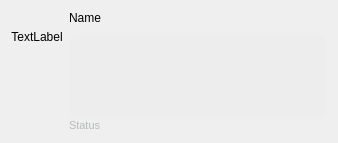
<?xml version="1.0" encoding="UTF-8"?>
<ui version="4.0">
 <class>ChatBubble</class>
 <widget class="QWidget" name="ChatBubble">
  <property name="geometry">
   <rect>
    <x>0</x>
    <y>0</y>
    <width>338</width>
    <height>126</height>
   </rect>
  </property>
  <property name="windowTitle">
   <string>Form</string>
  </property>
  <layout class="QHBoxLayout" name="mainLayout">
   <item>
    <layout class="QVBoxLayout" name="vLayoutAvatar">
     <item>
      <widget class="QLabel" name="labAvatar">
       <property name="minimumSize">
        <size>
         <width>52</width>
         <height>52</height>
        </size>
       </property>
       <property name="text">
        <string>TextLabel</string>
       </property>
       <property name="scaledContents">
        <bool>true</bool>
       </property>
       <property name="alignment">
        <set>Qt::AlignCenter</set>
       </property>
      </widget>
     </item>
     <item>
      <spacer name="verticalSpacer">
       <property name="orientation">
        <enum>Qt::Vertical</enum>
       </property>
       <property name="sizeHint" stdset="0">
        <size>
         <width>20</width>
         <height>40</height>
        </size>
       </property>
      </spacer>
     </item>
    </layout>
   </item>
   <item>
    <layout class="QGridLayout" name="layoutMsg">
     <property name="spacing">
      <number>0</number>
     </property>
     <item row="0" column="0">
      <widget class="QLabel" name="labName">
       <property name="text">
        <string>Name</string>
       </property>
      </widget>
     </item>
     <item row="3" column="0">
      <widget class="QLabel" name="labStatus">
       <property name="font">
        <font>
         <pointsize>8</pointsize>
        </font>
       </property>
       <property name="styleSheet">
        <string notr="true">color: #b8baba;</string>
       </property>
       <property name="text">
        <string>Status</string>
       </property>
      </widget>
     </item>
     <item row="2" column="0">
      <widget class="QTextBrowser" name="textBubble">
       <property name="styleSheet">
        <string notr="true">background-color: #EDEDED; border-radius: 10px; padding: 8px;</string>
       </property>
      </widget>
     </item>
     <item row="1" column="0">
      <spacer name="verticalSpacer_3">
       <property name="orientation">
        <enum>Qt::Vertical</enum>
       </property>
       <property name="sizeType">
        <enum>QSizePolicy::Fixed</enum>
       </property>
       <property name="sizeHint" stdset="0">
        <size>
         <width>20</width>
         <height>10</height>
        </size>
       </property>
      </spacer>
     </item>
    </layout>
   </item>
  </layout>
 </widget>
 <resources/>
 <connections/>
</ui>
